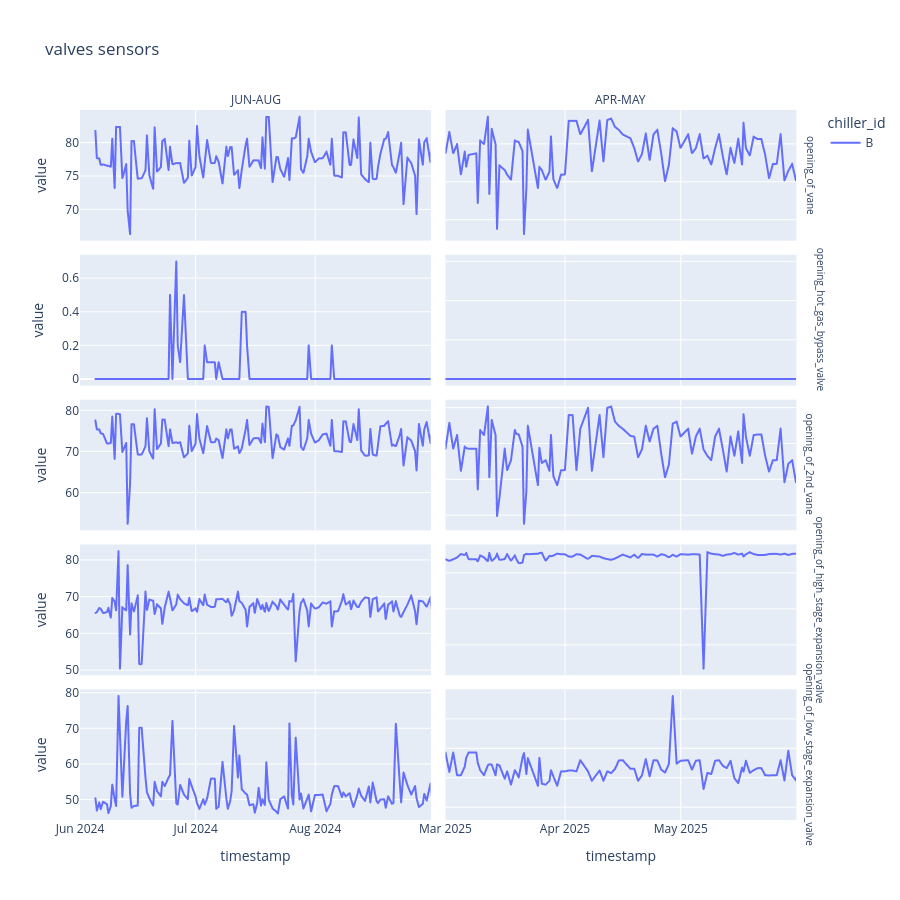
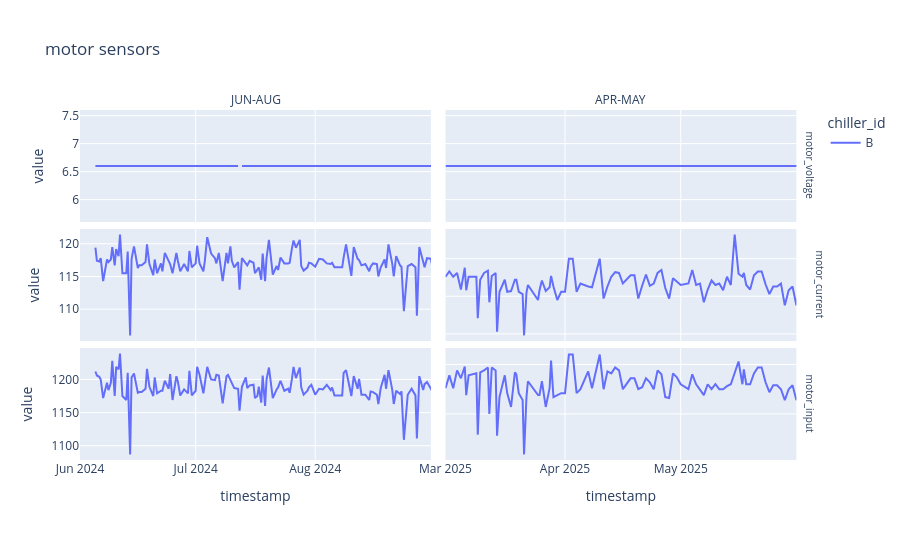
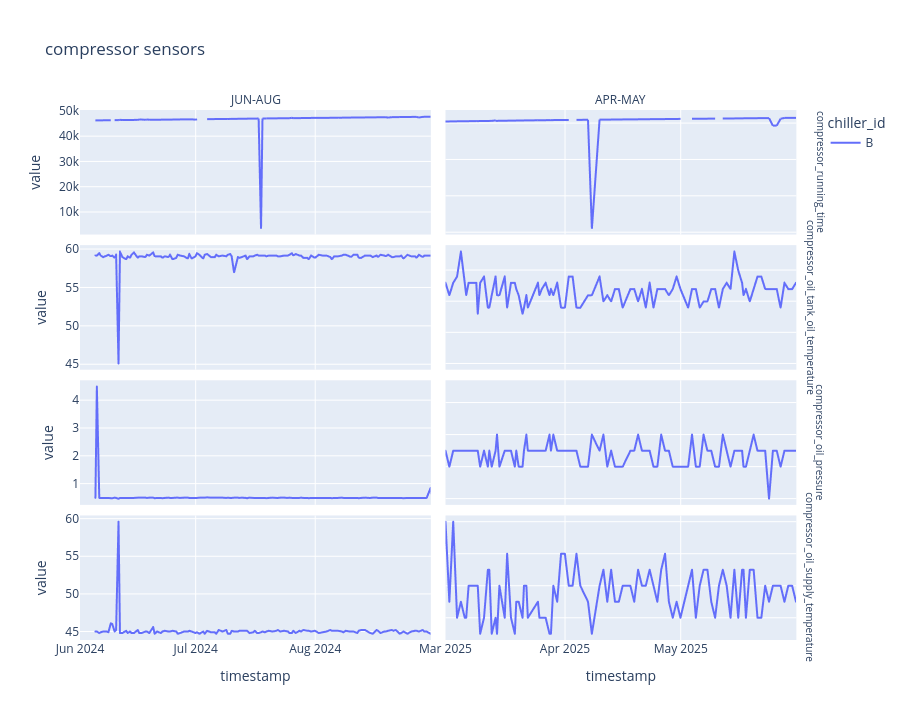
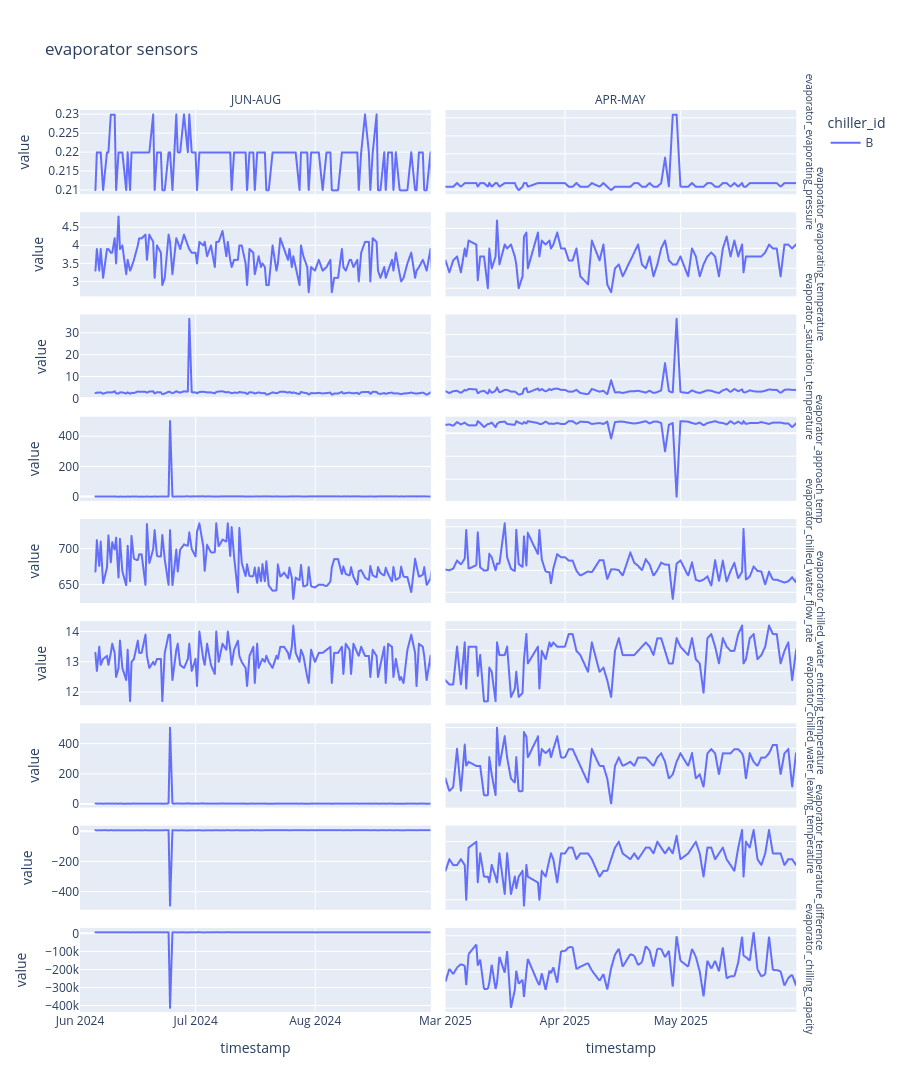

Notebook source saved alongside these figures, in order:
### Code cell
def plot_group(df, name, cols):
    long = df.filter(pl.col("chiller_id") == "B").unpivot(
        index=["timestamp", "chiller_id"],
        on=cols,
        variable_name="sensor",
        value_name="value",
    )
    
    long = long.with_columns(
        pl.when(pl.col("timestamp") < pl.datetime(2024, 9, 1))
        .then(pl.lit("JUN-AUG"))
        .otherwise(pl.lit("APR-MAY"))
        .alias("period")
    )
    
    n = len(cols)
    fig = px.line(
        long.sort("timestamp").to_pandas(),
        x="timestamp", y="value",
        facet_row="sensor",
        facet_col="period",
        color="chiller_id",
        facet_row_spacing=min(0.02, 1 / (n * 2)),   # safe for any group size
        height=max(400, 180 * n),
        title=f"{name} sensors",
    )
    
    
    fig.update_yaxes(matches=None)  
    
    fig.update_xaxes(matches=None)
    fig.update_xaxes(range=["2024-06-01", "2024-08-31"], col=1)
    fig.update_xaxes(range=["2025-03-01", "2025-05-31"], col=2)# independent y-scales
    
    row_anns = [a for a in fig.layout.annotations if a.textangle == 90]

    for i, a in enumerate(row_anns):
        a.update(
            text=a.text.split("=")[-1],
            font_size=10,
            xshift=15 if i % 2 else 5,   # push every second label further right
        )
    
    fig.for_each_annotation(lambda a: a.update(text=a.text.split("=")[-1]))
    
    fig.update_layout(margin=dict(t=110))
    
    fig.show()

for name, cols in sensor_groups.items():
    plot_group(df, name, cols)
